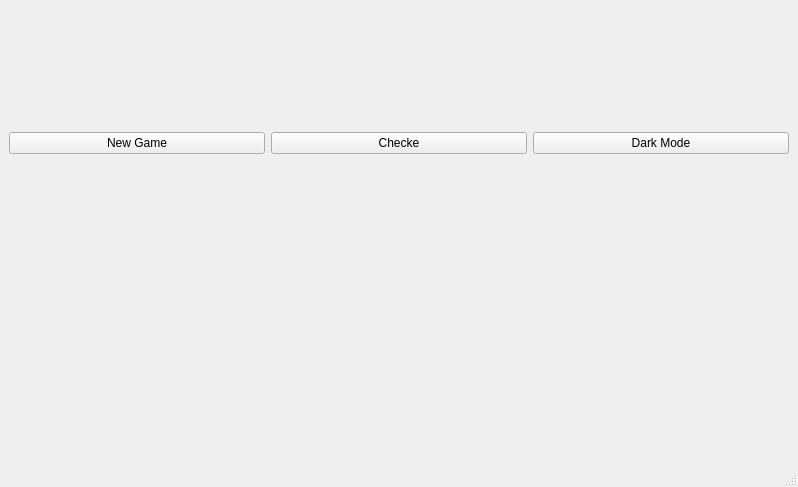
<?xml version="1.0" encoding="UTF-8"?>
<ui version="4.0">
 <class>MainWindow</class>
 <widget class="QMainWindow" name="MainWindow">
  <property name="geometry">
   <rect>
    <x>0</x>
    <y>0</y>
    <width>798</width>
    <height>487</height>
   </rect>
  </property>
  <property name="windowTitle">
   <string>MainWindow</string>
  </property>
  <widget class="QWidget" name="centralwidget">
   <layout class="QVBoxLayout" name="verticalLayout">
    <item>
     <layout class="QGridLayout" name="grid_sodo"/>
    </item>
    <item>
     <layout class="QHBoxLayout" name="horizontalLayout">
      <item>
       <widget class="QPushButton" name="btn_newgame">
        <property name="text">
         <string>New Game</string>
        </property>
       </widget>
      </item>
      <item>
       <widget class="QPushButton" name="btn_check">
        <property name="text">
         <string>Checke</string>
        </property>
       </widget>
      </item>
      <item>
       <widget class="QPushButton" name="dark_mode">
        <property name="text">
         <string>Dark Mode</string>
        </property>
       </widget>
      </item>
     </layout>
    </item>
    <item>
     <widget class="QLabel" name="message">
      <property name="maximumSize">
       <size>
        <width>300</width>
        <height>50</height>
       </size>
      </property>
      <property name="text">
       <string/>
      </property>
     </widget>
    </item>
   </layout>
  </widget>
  <widget class="QMenuBar" name="menubar">
   <property name="geometry">
    <rect>
     <x>0</x>
     <y>0</y>
     <width>798</width>
     <height>22</height>
    </rect>
   </property>
  </widget>
  <widget class="QStatusBar" name="statusbar"/>
 </widget>
 <resources/>
 <connections/>
</ui>
